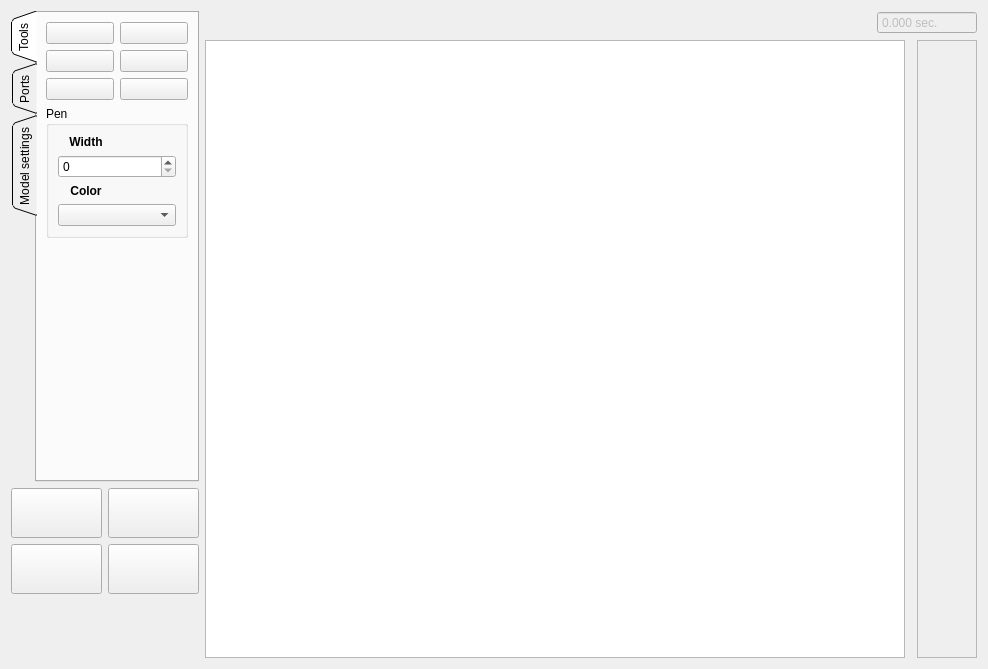
<?xml version="1.0" encoding="UTF-8"?>
<ui version="4.0">
 <class>D2Form</class>
 <widget class="QWidget" name="D2Form">
  <property name="geometry">
   <rect>
    <x>0</x>
    <y>0</y>
    <width>988</width>
    <height>669</height>
   </rect>
  </property>
  <property name="windowTitle">
   <string>2D Robot Model</string>
  </property>
  <layout class="QGridLayout" name="gridLayout" rowstretch="0,0,0,0,0,0,0" columnstretch="0,0,0,0,0">
   <item row="0" column="1" rowspan="7">
    <widget class="QWidget" name="toolbarWidget" native="true">
     <property name="sizePolicy">
      <sizepolicy hsizetype="Preferred" vsizetype="Expanding">
       <horstretch>0</horstretch>
       <verstretch>0</verstretch>
      </sizepolicy>
     </property>
     <layout class="QGridLayout" name="gridLayout_7">
      <property name="leftMargin">
       <number>0</number>
      </property>
      <property name="topMargin">
       <number>0</number>
      </property>
      <property name="rightMargin">
       <number>0</number>
      </property>
      <property name="bottomMargin">
       <number>0</number>
      </property>
      <property name="horizontalSpacing">
       <number>6</number>
      </property>
      <item row="3" column="1">
       <widget class="QPushButton" name="multiselectionCursorButton">
        <property name="toolTip">
         <string>Multiselection mode</string>
        </property>
        <property name="text">
         <string/>
        </property>
        <property name="icon">
         <iconset resource="../../../../interpreterCore/interpreterCore.qrc">
          <normaloff>:/icons/2d_multiselection.png</normaloff>:/icons/2d_multiselection.png</iconset>
        </property>
        <property name="iconSize">
         <size>
          <width>24</width>
          <height>24</height>
         </size>
        </property>
        <property name="checkable">
         <bool>true</bool>
        </property>
        <property name="flat">
         <bool>true</bool>
        </property>
       </widget>
      </item>
      <item row="5" column="0">
       <widget class="QPushButton" name="autoCenteringButton">
        <property name="toolTip">
         <string>Camera following robot</string>
        </property>
        <property name="text">
         <string/>
        </property>
        <property name="icon">
         <iconset resource="../../../../interpreterCore/interpreterCore.qrc">
          <normaloff>:/icons/2d_target.png</normaloff>:/icons/2d_target.png</iconset>
        </property>
        <property name="iconSize">
         <size>
          <width>24</width>
          <height>24</height>
         </size>
        </property>
        <property name="checkable">
         <bool>true</bool>
        </property>
        <property name="flat">
         <bool>true</bool>
        </property>
       </widget>
      </item>
      <item row="0" column="0" colspan="2">
       <widget class="QWidget" name="mainTabBarWidget" native="true">
        <property name="sizePolicy">
         <sizepolicy hsizetype="Preferred" vsizetype="Expanding">
          <horstretch>0</horstretch>
          <verstretch>0</verstretch>
         </sizepolicy>
        </property>
        <layout class="QHBoxLayout" name="horizontalLayout">
         <property name="spacing">
          <number>0</number>
         </property>
         <property name="leftMargin">
          <number>0</number>
         </property>
         <property name="topMargin">
          <number>0</number>
         </property>
         <property name="rightMargin">
          <number>0</number>
         </property>
         <property name="bottomMargin">
          <number>0</number>
         </property>
         <item>
          <widget class="QTabWidget" name="mainTabBar">
           <property name="sizePolicy">
            <sizepolicy hsizetype="Preferred" vsizetype="Expanding">
             <horstretch>0</horstretch>
             <verstretch>0</verstretch>
            </sizepolicy>
           </property>
           <property name="tabPosition">
            <enum>QTabWidget::West</enum>
           </property>
           <property name="tabShape">
            <enum>QTabWidget::Triangular</enum>
           </property>
           <property name="currentIndex">
            <number>0</number>
           </property>
           <property name="elideMode">
            <enum>Qt::ElideNone</enum>
           </property>
           <property name="usesScrollButtons">
            <bool>false</bool>
           </property>
           <widget class="QWidget" name="toolsTab">
            <attribute name="title">
             <string>Tools</string>
            </attribute>
            <layout class="QGridLayout" name="gridLayout_3">
             <item row="4" column="0" colspan="2">
              <widget class="QGroupBox" name="penBrushToolBox">
               <property name="sizePolicy">
                <sizepolicy hsizetype="MinimumExpanding" vsizetype="Preferred">
                 <horstretch>0</horstretch>
                 <verstretch>0</verstretch>
                </sizepolicy>
               </property>
               <property name="title">
                <string>Pen</string>
               </property>
               <layout class="QGridLayout" name="gridLayout_4">
                <item row="0" column="0">
                 <widget class="QLabel" name="widthLabel">
                  <property name="font">
                   <font>
                    <weight>75</weight>
                    <bold>true</bold>
                   </font>
                  </property>
                  <property name="text">
                   <string>Width</string>
                  </property>
                  <property name="alignment">
                   <set>Qt::AlignCenter</set>
                  </property>
                 </widget>
                </item>
                <item row="2" column="0">
                 <widget class="QLabel" name="colorLabel">
                  <property name="maximumSize">
                   <size>
                    <width>64</width>
                    <height>16777215</height>
                   </size>
                  </property>
                  <property name="font">
                   <font>
                    <weight>75</weight>
                    <bold>true</bold>
                   </font>
                  </property>
                  <property name="text">
                   <string>Color</string>
                  </property>
                  <property name="alignment">
                   <set>Qt::AlignCenter</set>
                  </property>
                 </widget>
                </item>
                <item row="3" column="0" colspan="2">
                 <widget class="graphicsUtils::ColorListEditor" name="penColorComboBox"/>
                </item>
                <item row="1" column="0" colspan="2">
                 <widget class="QSpinBox" name="penWidthSpinBox"/>
                </item>
               </layout>
              </widget>
             </item>
             <item row="2" column="0">
              <widget class="QPushButton" name="stylusButton">
               <property name="sizePolicy">
                <sizepolicy hsizetype="Minimum" vsizetype="Preferred">
                 <horstretch>0</horstretch>
                 <verstretch>0</verstretch>
                </sizepolicy>
               </property>
               <property name="maximumSize">
                <size>
                 <width>75</width>
                 <height>16777215</height>
                </size>
               </property>
               <property name="toolTip">
                <string>Pencil (P)</string>
               </property>
               <property name="text">
                <string/>
               </property>
               <property name="icon">
                <iconset resource="../../../../interpreterCore/interpreterCore.qrc">
                 <normaloff>:/icons/2d_pencil.png</normaloff>:/icons/2d_pencil.png</iconset>
               </property>
               <property name="iconSize">
                <size>
                 <width>24</width>
                 <height>24</height>
                </size>
               </property>
               <property name="shortcut">
                <string>P</string>
               </property>
               <property name="checkable">
                <bool>true</bool>
               </property>
              </widget>
             </item>
             <item row="1" column="0">
              <widget class="QPushButton" name="lineButton">
               <property name="sizePolicy">
                <sizepolicy hsizetype="Minimum" vsizetype="Preferred">
                 <horstretch>0</horstretch>
                 <verstretch>0</verstretch>
                </sizepolicy>
               </property>
               <property name="maximumSize">
                <size>
                 <width>75</width>
                 <height>16777215</height>
                </size>
               </property>
               <property name="toolTip">
                <string>Line (L)</string>
               </property>
               <property name="text">
                <string/>
               </property>
               <property name="icon">
                <iconset resource="../../../../interpreterCore/interpreterCore.qrc">
                 <normaloff>:/icons/2d_ruler.png</normaloff>:/icons/2d_ruler.png</iconset>
               </property>
               <property name="iconSize">
                <size>
                 <width>24</width>
                 <height>24</height>
                </size>
               </property>
               <property name="shortcut">
                <string>L</string>
               </property>
               <property name="checkable">
                <bool>true</bool>
               </property>
               <property name="flat">
                <bool>false</bool>
               </property>
              </widget>
             </item>
             <item row="5" column="0" colspan="2">
              <spacer name="verticalSpacer_2">
               <property name="orientation">
                <enum>Qt::Vertical</enum>
               </property>
               <property name="sizeHint" stdset="0">
                <size>
                 <width>20</width>
                 <height>40</height>
                </size>
               </property>
              </spacer>
             </item>
             <item row="3" column="0">
              <widget class="QPushButton" name="clearButton">
               <property name="sizePolicy">
                <sizepolicy hsizetype="Minimum" vsizetype="Preferred">
                 <horstretch>0</horstretch>
                 <verstretch>0</verstretch>
                </sizepolicy>
               </property>
               <property name="maximumSize">
                <size>
                 <width>75</width>
                 <height>16777215</height>
                </size>
               </property>
               <property name="toolTip">
                <string>Clear</string>
               </property>
               <property name="text">
                <string/>
               </property>
               <property name="icon">
                <iconset resource="../../../../interpreterCore/interpreterCore.qrc">
                 <normaloff>:/icons/2d_clear.png</normaloff>:/icons/2d_clear.png</iconset>
               </property>
               <property name="iconSize">
                <size>
                 <width>24</width>
                 <height>24</height>
                </size>
               </property>
               <property name="checkable">
                <bool>false</bool>
               </property>
              </widget>
             </item>
             <item row="3" column="1">
              <widget class="QPushButton" name="noneButton">
               <property name="sizePolicy">
                <sizepolicy hsizetype="Minimum" vsizetype="Preferred">
                 <horstretch>0</horstretch>
                 <verstretch>0</verstretch>
                </sizepolicy>
               </property>
               <property name="maximumSize">
                <size>
                 <width>75</width>
                 <height>16777215</height>
                </size>
               </property>
               <property name="toolTip">
                <string>None (N)</string>
               </property>
               <property name="text">
                <string/>
               </property>
               <property name="icon">
                <iconset resource="../../../../interpreterCore/interpreterCore.qrc">
                 <normaloff>:/icons/2d_none.png</normaloff>:/icons/2d_none.png</iconset>
               </property>
               <property name="iconSize">
                <size>
                 <width>24</width>
                 <height>24</height>
                </size>
               </property>
               <property name="shortcut">
                <string>N</string>
               </property>
               <property name="checkable">
                <bool>true</bool>
               </property>
              </widget>
             </item>
             <item row="2" column="1">
              <widget class="QPushButton" name="ellipseButton">
               <property name="sizePolicy">
                <sizepolicy hsizetype="Minimum" vsizetype="Preferred">
                 <horstretch>0</horstretch>
                 <verstretch>0</verstretch>
                </sizepolicy>
               </property>
               <property name="maximumSize">
                <size>
                 <width>75</width>
                 <height>16777215</height>
                </size>
               </property>
               <property name="toolTip">
                <string>Ellipse (E)</string>
               </property>
               <property name="text">
                <string/>
               </property>
               <property name="icon">
                <iconset resource="../../../../interpreterCore/interpreterCore.qrc">
                 <normaloff>:/icons/2d_ellipse.png</normaloff>:/icons/2d_ellipse.png</iconset>
               </property>
               <property name="iconSize">
                <size>
                 <width>24</width>
                 <height>24</height>
                </size>
               </property>
               <property name="shortcut">
                <string>E</string>
               </property>
               <property name="checkable">
                <bool>true</bool>
               </property>
              </widget>
             </item>
             <item row="1" column="1">
              <widget class="QPushButton" name="wallButton">
               <property name="sizePolicy">
                <sizepolicy hsizetype="Minimum" vsizetype="Preferred">
                 <horstretch>0</horstretch>
                 <verstretch>0</verstretch>
                </sizepolicy>
               </property>
               <property name="maximumSize">
                <size>
                 <width>75</width>
                 <height>16777215</height>
                </size>
               </property>
               <property name="toolTip">
                <string>Wall (W)</string>
               </property>
               <property name="text">
                <string/>
               </property>
               <property name="icon">
                <iconset resource="../../../../interpreterCore/interpreterCore.qrc">
                 <normaloff>:/icons/2d_wall.png</normaloff>:/icons/2d_wall.png</iconset>
               </property>
               <property name="iconSize">
                <size>
                 <width>24</width>
                 <height>24</height>
                </size>
               </property>
               <property name="shortcut">
                <string>W</string>
               </property>
               <property name="checkable">
                <bool>true</bool>
               </property>
              </widget>
             </item>
            </layout>
           </widget>
           <widget class="QWidget" name="portsTab">
            <attribute name="title">
             <string>Ports</string>
            </attribute>
            <layout class="QGridLayout" name="gridLayout_2">
             <property name="leftMargin">
              <number>0</number>
             </property>
             <property name="topMargin">
              <number>0</number>
             </property>
             <property name="rightMargin">
              <number>0</number>
             </property>
             <property name="bottomMargin">
              <number>0</number>
             </property>
             <item row="2" column="0">
              <spacer name="verticalSpacer_3">
               <property name="orientation">
                <enum>Qt::Vertical</enum>
               </property>
               <property name="sizeHint" stdset="0">
                <size>
                 <width>20</width>
                 <height>40</height>
                </size>
               </property>
              </spacer>
             </item>
             <item row="1" column="0">
              <widget class="QGroupBox" name="motorsGroupBox">
               <property name="title">
                <string>Motors</string>
               </property>
               <layout class="QVBoxLayout" name="verticalLayout_3">
                <item>
                 <widget class="QLabel" name="leftWheelLabel">
                  <property name="text">
                   <string>Left wheel:</string>
                  </property>
                 </widget>
                </item>
                <item>
                 <widget class="QComboBox" name="leftWheelComboBox"/>
                </item>
                <item>
                 <widget class="QLabel" name="rightWheelLabel">
                  <property name="text">
                   <string>Right wheel:</string>
                  </property>
                 </widget>
                </item>
                <item>
                 <widget class="QComboBox" name="rightWheelComboBox"/>
                </item>
               </layout>
              </widget>
             </item>
             <item row="0" column="0">
              <widget class="QGroupBox" name="portsGroupBox">
               <property name="title">
                <string>Ports configuration</string>
               </property>
               <layout class="QFormLayout" name="portsFormLayout">
                <property name="fieldGrowthPolicy">
                 <enum>QFormLayout::AllNonFixedFieldsGrow</enum>
                </property>
               </layout>
              </widget>
             </item>
            </layout>
           </widget>
           <widget class="QWidget" name="modelSettingsTab">
            <attribute name="title">
             <string>Model settings</string>
            </attribute>
            <layout class="QGridLayout" name="gridLayout_5">
             <item row="1" column="0">
              <widget class="QGroupBox" name="speedBox">
               <property name="title">
                <string>Speed</string>
               </property>
               <layout class="QVBoxLayout" name="verticalLayout_2" stretch="0">
                <item>
                 <widget class="QComboBox" name="speedComboBox">
                  <property name="editable">
                   <bool>false</bool>
                  </property>
                  <property name="currentIndex">
                   <number>-1</number>
                  </property>
                  <item>
                   <property name="text">
                    <string>Low</string>
                   </property>
                  </item>
                  <item>
                   <property name="text">
                    <string>Medium</string>
                   </property>
                  </item>
                  <item>
                   <property name="text">
                    <string>High</string>
                   </property>
                  </item>
                 </widget>
                </item>
               </layout>
              </widget>
             </item>
             <item row="0" column="0">
              <widget class="QGroupBox" name="physicsGroupBox">
               <property name="title">
                <string>Physics</string>
               </property>
               <layout class="QVBoxLayout" name="verticalLayout">
                <item>
                 <widget class="QCheckBox" name="realisticPhysicsCheckBox">
                  <property name="text">
                   <string>Realistic physics</string>
                  </property>
                 </widget>
                </item>
                <item>
                 <widget class="QCheckBox" name="enableSensorNoiseCheckBox">
                  <property name="text">
                   <string>Realistic sensors</string>
                  </property>
                 </widget>
                </item>
                <item>
                 <widget class="QCheckBox" name="enableMotorNoiseCheckBox">
                  <property name="text">
                   <string>Realistic engines</string>
                  </property>
                 </widget>
                </item>
               </layout>
              </widget>
             </item>
             <item row="3" column="0">
              <spacer name="verticalSpacer">
               <property name="orientation">
                <enum>Qt::Vertical</enum>
               </property>
               <property name="sizeHint" stdset="0">
                <size>
                 <width>20</width>
                 <height>40</height>
                </size>
               </property>
              </spacer>
             </item>
            </layout>
           </widget>
          </widget>
         </item>
        </layout>
       </widget>
      </item>
      <item row="1" column="1">
       <widget class="QPushButton" name="loadWorldModelPushButton">
        <property name="sizePolicy">
         <sizepolicy hsizetype="Preferred" vsizetype="Minimum">
          <horstretch>0</horstretch>
          <verstretch>0</verstretch>
         </sizepolicy>
        </property>
        <property name="toolTip">
         <string>Load World Model (Ctrl+O)</string>
        </property>
        <property name="text">
         <string/>
        </property>
        <property name="icon">
         <iconset resource="../../../../interpreterCore/interpreterCore.qrc">
          <normaloff>:/icons/2d_open.png</normaloff>:/icons/2d_open.png</iconset>
        </property>
        <property name="iconSize">
         <size>
          <width>24</width>
          <height>24</height>
         </size>
        </property>
        <property name="shortcut">
         <string>Ctrl+O</string>
        </property>
       </widget>
      </item>
      <item row="3" column="0">
       <widget class="QPushButton" name="handCursorButton">
        <property name="sizePolicy">
         <sizepolicy hsizetype="Minimum" vsizetype="Fixed">
          <horstretch>0</horstretch>
          <verstretch>0</verstretch>
         </sizepolicy>
        </property>
        <property name="toolTip">
         <string>Hand dragging mode</string>
        </property>
        <property name="text">
         <string/>
        </property>
        <property name="icon">
         <iconset resource="../../../../interpreterCore/interpreterCore.qrc">
          <normaloff>:/icons/2d_hand.png</normaloff>:/icons/2d_hand.png</iconset>
        </property>
        <property name="iconSize">
         <size>
          <width>24</width>
          <height>24</height>
         </size>
        </property>
        <property name="checkable">
         <bool>true</bool>
        </property>
        <property name="flat">
         <bool>true</bool>
        </property>
       </widget>
      </item>
      <item row="2" column="1">
       <widget class="QPushButton" name="stopButton">
        <property name="sizePolicy">
         <sizepolicy hsizetype="Minimum" vsizetype="Minimum">
          <horstretch>0</horstretch>
          <verstretch>0</verstretch>
         </sizepolicy>
        </property>
        <property name="toolTip">
         <string>Stop program (Esc)</string>
        </property>
        <property name="text">
         <string/>
        </property>
        <property name="icon">
         <iconset resource="../../../../interpreterCore/interpreterCore.qrc">
          <normaloff>:/icons/2d_stop.png</normaloff>:/icons/2d_stop.png</iconset>
        </property>
        <property name="iconSize">
         <size>
          <width>44</width>
          <height>44</height>
         </size>
        </property>
       </widget>
      </item>
      <item row="2" column="0">
       <widget class="QPushButton" name="runButton">
        <property name="sizePolicy">
         <sizepolicy hsizetype="Minimum" vsizetype="Minimum">
          <horstretch>0</horstretch>
          <verstretch>0</verstretch>
         </sizepolicy>
        </property>
        <property name="minimumSize">
         <size>
          <width>0</width>
          <height>50</height>
         </size>
        </property>
        <property name="toolTip">
         <string>Run program (Enter)</string>
        </property>
        <property name="text">
         <string/>
        </property>
        <property name="icon">
         <iconset resource="../../../../interpreterCore/interpreterCore.qrc">
          <normaloff>:/icons/2d_run.png</normaloff>:/icons/2d_run.png</iconset>
        </property>
        <property name="iconSize">
         <size>
          <width>44</width>
          <height>44</height>
         </size>
        </property>
       </widget>
      </item>
      <item row="5" column="1">
       <widget class="QPushButton" name="initialStateButton">
        <property name="sizePolicy">
         <sizepolicy hsizetype="Preferred" vsizetype="Fixed">
          <horstretch>0</horstretch>
          <verstretch>0</verstretch>
         </sizepolicy>
        </property>
        <property name="minimumSize">
         <size>
          <width>0</width>
          <height>30</height>
         </size>
        </property>
        <property name="toolTip">
         <string>Return a robot to initial position</string>
        </property>
        <property name="text">
         <string/>
        </property>
        <property name="icon">
         <iconset resource="../../../../interpreterCore/interpreterCore.qrc">
          <normaloff>:/icons/2d_robot_back.png</normaloff>:/icons/2d_robot_back.png</iconset>
        </property>
        <property name="flat">
         <bool>true</bool>
        </property>
       </widget>
      </item>
      <item row="1" column="0">
       <widget class="QPushButton" name="saveWorldModelPushButton">
        <property name="sizePolicy">
         <sizepolicy hsizetype="Preferred" vsizetype="Minimum">
          <horstretch>0</horstretch>
          <verstretch>0</verstretch>
         </sizepolicy>
        </property>
        <property name="minimumSize">
         <size>
          <width>0</width>
          <height>50</height>
         </size>
        </property>
        <property name="toolTip">
         <string>Save World Model (Ctrl+S)</string>
        </property>
        <property name="text">
         <string/>
        </property>
        <property name="icon">
         <iconset resource="../../../../interpreterCore/interpreterCore.qrc">
          <normaloff>:/icons/2d_save.png</normaloff>:/icons/2d_save.png</iconset>
        </property>
        <property name="iconSize">
         <size>
          <width>24</width>
          <height>24</height>
         </size>
        </property>
        <property name="shortcut">
         <string>Ctrl+S</string>
        </property>
       </widget>
      </item>
     </layout>
    </widget>
   </item>
   <item row="0" column="4" rowspan="7">
    <widget class="QWidget" name="sceneWidget" native="true">
     <layout class="QGridLayout" name="gridLayout_6">
      <property name="leftMargin">
       <number>0</number>
      </property>
      <property name="topMargin">
       <number>0</number>
      </property>
      <property name="rightMargin">
       <number>0</number>
      </property>
      <property name="bottomMargin">
       <number>0</number>
      </property>
      <item row="2" column="1">
       <widget class="graphicsUtils::AbstractView" name="graphicsView">
        <property name="sizePolicy">
         <sizepolicy hsizetype="Expanding" vsizetype="Expanding">
          <horstretch>1</horstretch>
          <verstretch>1</verstretch>
         </sizepolicy>
        </property>
       </widget>
      </item>
      <item row="2" column="3">
       <widget class="QFrame" name="displayFrame">
        <property name="frameShape">
         <enum>QFrame::StyledPanel</enum>
        </property>
        <property name="frameShadow">
         <enum>QFrame::Raised</enum>
        </property>
        <layout class="QHBoxLayout" name="horizontalLayout_2">
         <item>
          <widget class="QPushButton" name="displayButton">
           <property name="sizePolicy">
            <sizepolicy hsizetype="Fixed" vsizetype="Preferred">
             <horstretch>0</horstretch>
             <verstretch>0</verstretch>
            </sizepolicy>
           </property>
           <property name="text">
            <string/>
           </property>
           <property name="icon">
            <iconset resource="../../../../interpreterCore/interpreterCore.qrc">
             <normaloff>:/icons/2d_left.png</normaloff>:/icons/2d_left.png</iconset>
           </property>
           <property name="flat">
            <bool>true</bool>
           </property>
          </widget>
         </item>
        </layout>
       </widget>
      </item>
      <item row="1" column="1" colspan="3">
       <widget class="QWidget" name="sceneHeaderWidget" native="true">
        <layout class="QHBoxLayout" name="horizontalLayout_3">
         <property name="leftMargin">
          <number>0</number>
         </property>
         <property name="topMargin">
          <number>0</number>
         </property>
         <property name="rightMargin">
          <number>0</number>
         </property>
         <property name="bottomMargin">
          <number>0</number>
         </property>
         <item>
          <widget class="twoDModel::view::GridParameters" name="gridParametersBox">
           <property name="sizePolicy">
            <sizepolicy hsizetype="Expanding" vsizetype="Preferred">
             <horstretch>0</horstretch>
             <verstretch>0</verstretch>
            </sizepolicy>
           </property>
          </widget>
         </item>
         <item>
          <widget class="QDoubleSpinBox" name="timelineBox">
           <property name="enabled">
            <bool>false</bool>
           </property>
           <property name="sizePolicy">
            <sizepolicy hsizetype="Preferred" vsizetype="Fixed">
             <horstretch>0</horstretch>
             <verstretch>0</verstretch>
            </sizepolicy>
           </property>
           <property name="focusPolicy">
            <enum>Qt::NoFocus</enum>
           </property>
           <property name="contextMenuPolicy">
            <enum>Qt::NoContextMenu</enum>
           </property>
           <property name="toolTip">
            <string>Time in 2D model</string>
           </property>
           <property name="readOnly">
            <bool>true</bool>
           </property>
           <property name="buttonSymbols">
            <enum>QAbstractSpinBox::NoButtons</enum>
           </property>
           <property name="suffix">
            <string> sec.</string>
           </property>
           <property name="decimals">
            <number>3</number>
           </property>
           <property name="maximum">
            <double>2000000000.000000000000000</double>
           </property>
          </widget>
         </item>
        </layout>
       </widget>
      </item>
     </layout>
    </widget>
   </item>
  </layout>
 </widget>
 <customwidgets>
  <customwidget>
   <class>graphicsUtils::AbstractView</class>
   <extends>QGraphicsView</extends>
   <header>qrutils/graphicsUtils/abstractItemView.h</header>
  </customwidget>
  <customwidget>
   <class>graphicsUtils::ColorListEditor</class>
   <extends>QComboBox</extends>
   <header>qrutils/graphicsUtils/colorListEditor.h</header>
  </customwidget>
  <customwidget>
   <class>twoDModel::view::GridParameters</class>
   <extends>QFrame</extends>
   <header>src/engine/view/gridParameters.h</header>
   <container>1</container>
  </customwidget>
 </customwidgets>
 <resources>
  <include location="../../../../interpreterCore/interpreterCore.qrc"/>
 </resources>
 <connections/>
</ui>
